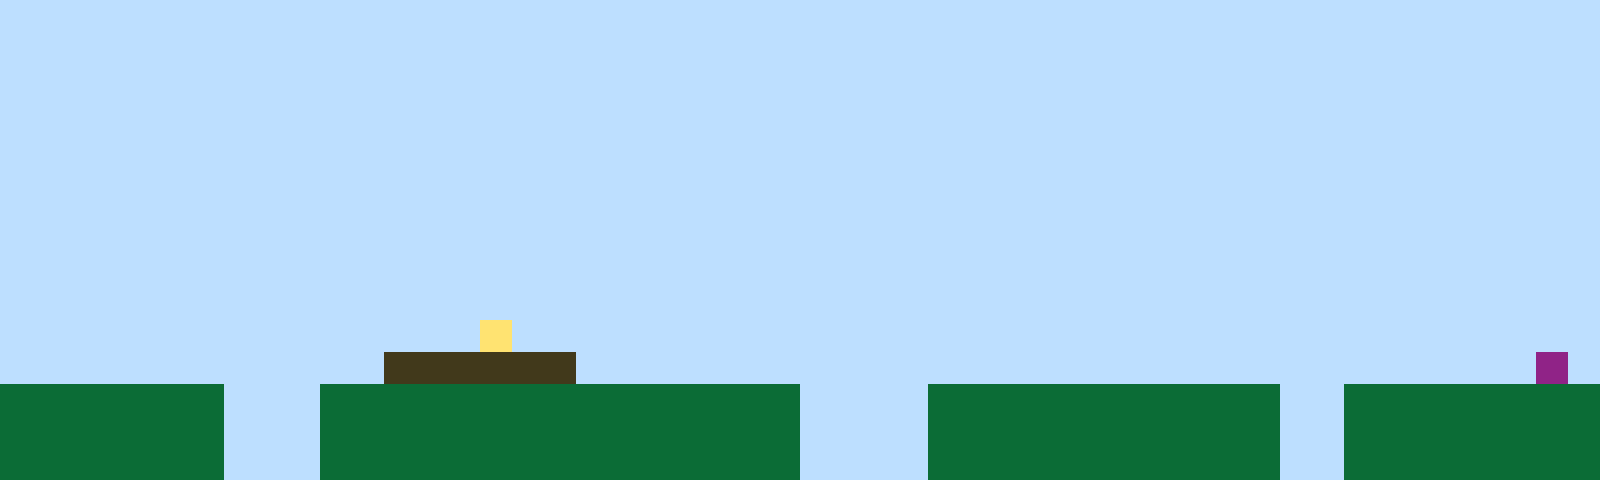

A 2D game scene composited from a Tiled map and its tileset images. What follows is a short description and the map's XML, with every tile layer's data as written:
An orthogonal 50x15 tile map with 32x32 px tiles, 1 tile layer (Tile Layer 1).

<map version="1.10" tiledversion="1.11.2" orientation="orthogonal" renderorder="right-up" width="50" height="15" tilewidth="32" tileheight="32" infinite="0" nextlayerid="2" nextobjectid="1"><editorsettings><export target="map1.csv" format="csv" /></editorsettings><tileset firstgid="1" name="sprites" tilewidth="32" tileheight="32" tilecount="6" columns="3"><image source="sprites.png" width="96" height="64" /></tileset><layer id="1" name="Tile Layer 1" width="50" height="15"><data encoding="csv">1,1,1,1,1,1,1,1,1,1,1,1,1,1,1,1,1,1,1,1,1,1,1,1,1,1,1,1,1,1,1,1,1,1,1,1,1,1,1,1,1,1,1,1,1,1,1,1,1,1,1,1,1,1,1,1,1,1,1,1,1,1,1,1,1,1,1,1,1,1,1,1,1,1,1,1,1,1,1,1,1,1,1,1,1,1,1,1,1,1,1,1,1,1,1,1,1,1,1,1,1,1,1,1,1,1,1,1,1,1,1,1,1,1,1,1,1,1,1,1,1,1,1,1,1,1,1,1,1,1,1,1,1,1,1,1,1,1,1,1,1,1,1,1,1,1,1,1,1,1,1,1,1,1,1,1,1,1,1,1,1,1,1,1,1,1,1,1,1,1,1,1,1,1,1,1,1,1,1,1,1,1,1,1,1,1,1,1,1,1,1,1,1,1,1,1,1,1,1,1,1,1,1,1,1,1,1,1,1,1,1,1,1,1,1,1,1,1,1,1,1,1,1,1,1,1,1,1,1,1,1,1,1,1,1,1,1,1,1,1,1,1,1,1,1,1,1,1,1,1,1,1,1,1,1,1,1,1,1,1,1,1,1,1,1,1,1,1,1,1,1,1,1,1,1,1,1,1,1,1,1,1,1,1,1,1,1,1,1,1,1,1,1,1,1,1,1,1,1,1,1,1,1,1,1,1,1,1,1,1,1,1,1,1,1,1,1,1,1,1,1,1,1,1,1,1,1,1,1,1,1,1,1,1,1,1,1,1,1,1,1,1,1,1,1,1,1,1,1,1,1,1,1,1,1,1,1,1,1,1,1,1,1,1,1,1,1,1,1,1,1,1,1,1,1,1,1,1,1,1,1,1,1,1,1,1,1,1,1,1,1,1,1,1,1,1,1,1,1,1,1,1,1,1,1,1,1,1,1,1,1,1,1,1,1,1,1,1,1,1,1,1,1,1,1,1,1,1,1,1,1,1,1,1,1,1,1,1,1,1,1,1,1,1,1,1,1,1,1,1,1,1,1,1,1,1,1,1,1,1,1,1,1,1,1,1,1,1,1,1,1,1,1,1,1,1,1,1,1,1,1,1,1,1,1,1,1,1,1,1,1,1,1,1,1,1,1,1,1,1,1,1,1,1,1,1,1,1,1,1,1,1,1,1,1,4,1,1,1,1,1,1,1,1,1,1,1,1,1,1,1,1,1,1,1,1,1,1,1,1,1,1,1,1,1,1,1,1,1,1,1,1,1,1,1,1,1,1,1,1,1,1,3,3,3,3,3,3,1,1,1,1,1,1,1,1,1,1,1,1,1,1,1,1,1,1,1,1,1,1,1,1,1,1,1,1,1,1,6,1,2,2,2,2,2,2,2,1,1,1,2,2,2,2,2,2,2,2,2,2,2,2,2,2,2,1,1,1,1,2,2,2,2,2,2,2,2,2,2,2,1,1,2,2,2,2,2,2,2,2,2,2,2,2,2,2,2,1,1,1,2,2,2,2,2,2,2,2,2,2,2,2,2,2,2,1,1,1,1,2,2,2,2,2,2,2,2,2,2,2,1,1,2,2,2,2,2,2,2,2,2,2,2,2,2,2,2,1,1,1,2,2,2,2,2,2,2,2,2,2,2,2,2,2,2,1,1,1,1,2,2,2,2,2,2,2,2,2,2,2,1,1,2,2,2,2,2,2,2,2</data></layer></map>
